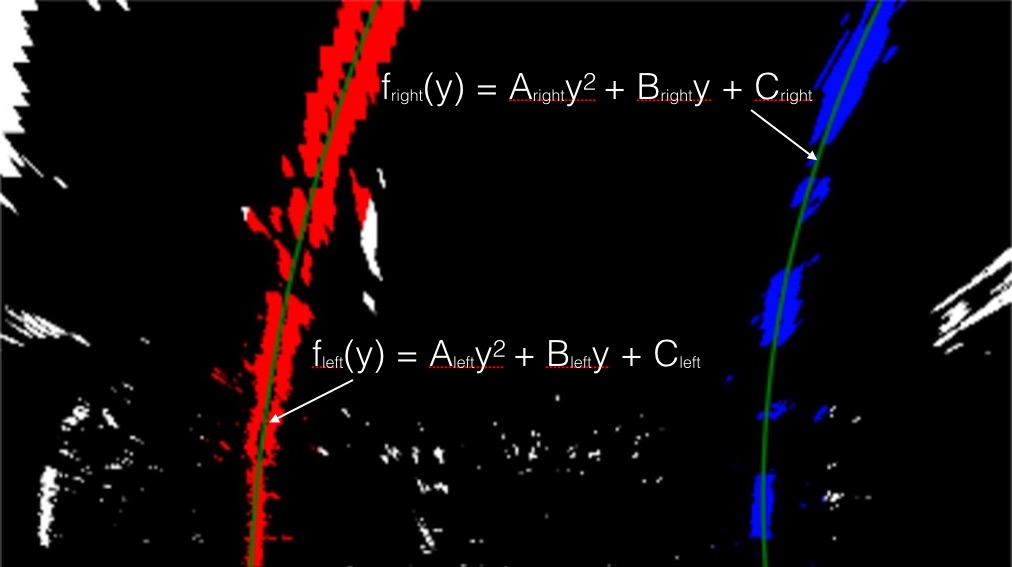
#> input picture examples/color_fit_lines.jpg, 1012 x 567 px
$ python -i video_gen.py   (imports and definitions only)   (older library calls are emulated)
#> lines starting #> are read from the running program, lines starting #| are printed output that depends on the picture
from moviepy.editor import VideoFileClip
from IPython.display import HTML
import numpy as np
import cv2
import pickle
import glob
from tracker import tracker

#read in the saved objpoints and imgpoints
# [1 line not run here, left out]
# [1 line that did not run here, left out]
# [1 line that did not run here, left out]

def abs_sobel_thresh(img, orient='x', sobel_kernel=3, thresh=(0,255)):
#> called with orient = 'x', sobel_kernel = 3, thresh = (0, 255)
	gray = cv2.cvtColor(img, cv2.COLOR_RGB2GRAY)
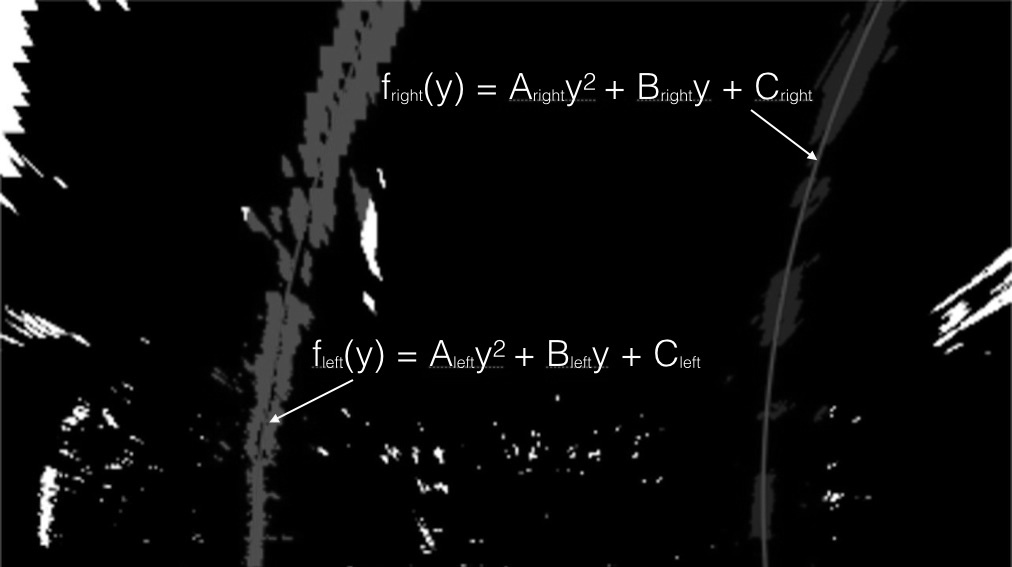
#> gray: shape (567, 1012); min 0, max 255, mean 10.8
	if orient == 'x':
		abs_sobel = np.absolute(cv2.Sobel(gray,cv2.CV_64F, 1, 0))
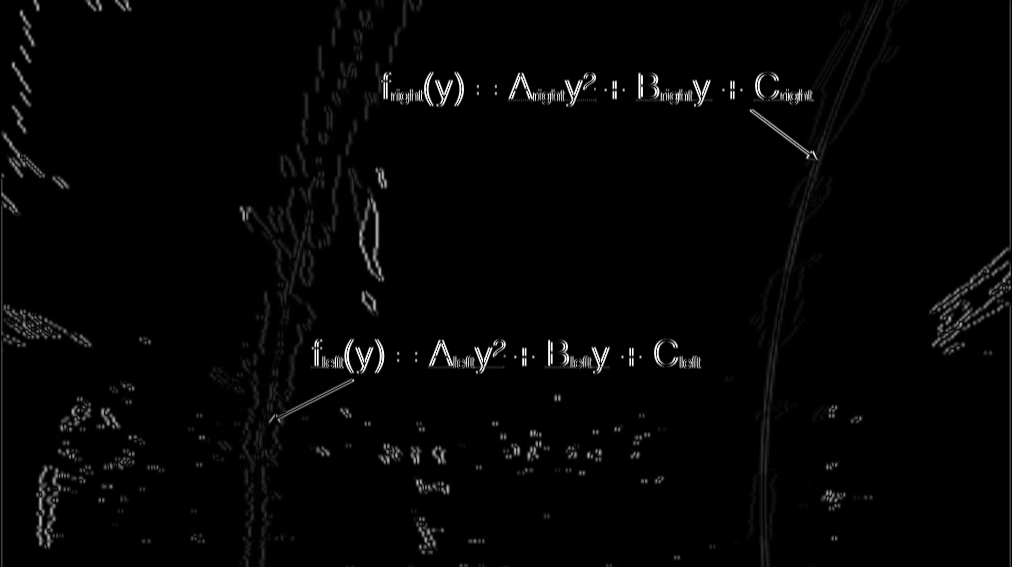
#> abs_sobel: shape (567, 1012) float64; min 0, max 1020, mean 18.5; drawn with min black and max white
	if orient == 'y':
		abs_sobel = np.absolute(cv2.Sobel(gray, cv2.CV_64F, 0, 1))
	scaled_sobel = np.uint8(255*abs_sobel/np.max(abs_sobel))
	binary_output = np.zeros_like(scaled_sobel)
	binary_output[(scaled_sobel >= thresh[0]) & (scaled_sobel <= thresh[1])] = 1
	return binary_output


# [125 lines left out: functions color_threshold, window_mask, process_image, not called in this run]

#write_name = './test_images/tracked'+str(idx)+'.jpg'
#cv2.imwrite(write_name, result)
Output_video = 'output1_tracked.mp4'
Input_video = 'project_video.mp4'

# [1 line that did not run here, left out]
# [1 line that did not run here, left out]
# [1 line not run here, left out]

>>> import cv2
>>> picture = cv2.cvtColor(cv2.imread('examples/color_fit_lines.jpg'), cv2.COLOR_BGR2RGB)
>>> result = abs_sobel_thresh(picture)
#> result: shape (567, 1012); every value is 1
